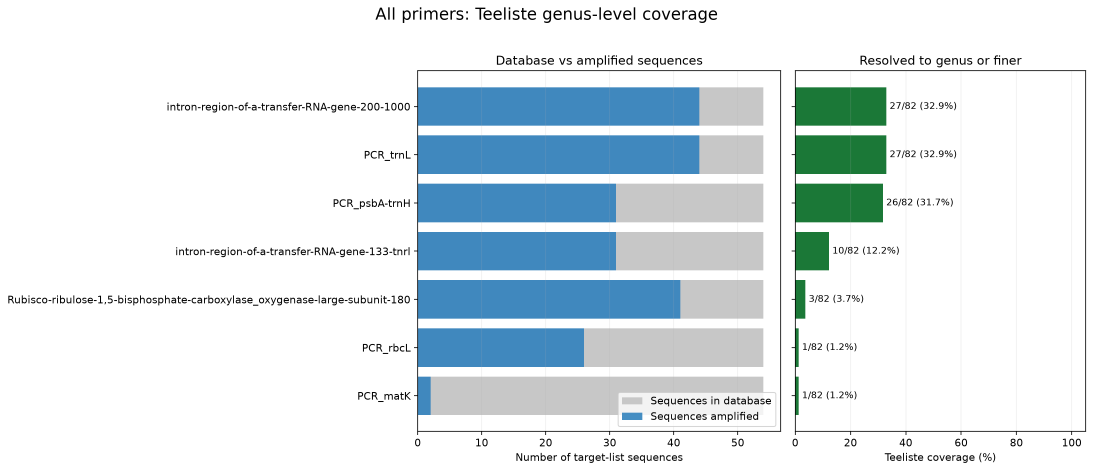
#> input picture commnet_all_primers.png, 3278 x 1412 px (shown at 1/3 size)
$ python split_database_dotplot.py --input ../commnet_all_primers.png --output-first out.png --output-second out.png
#> lines starting #> are read from the running program, lines starting #| are printed output that depends on the picture
#!/usr/bin/env python3
"""Split the combined database dot plot into two tightly cropped panels."""

import argparse
from pathlib import Path

from PIL import Image, ImageDraw, ImageFont


def font(size: int, bold: bool = False) -> ImageFont.FreeTypeFont:
    name = "DejaVuSans-Bold.ttf" if bold else "DejaVuSans.ttf"
    return ImageFont.truetype(f"/usr/share/fonts/truetype/dejavu/{name}", size)


def parse_args() -> argparse.Namespace:
    parser = argparse.ArgumentParser(description=__doc__)
    parser.add_argument("--input", type=Path, required=True)
    parser.add_argument("--output-first", type=Path, required=True)
    parser.add_argument("--output-second", type=Path, required=True)
    return parser.parse_args()


def make_panel(
    source: Image.Image,
    crop_box: tuple[int, int, int, int],
    title: str,
    subtitle: str,
) -> Image.Image:
    """Crop one panel and add a compact standalone header."""
    cropped = source.crop(crop_box)
    header_height = 115
    output = Image.new("RGB", (cropped.width, cropped.height + header_height), "white")
    output.paste(cropped, (0, header_height))
    draw = ImageDraw.Draw(output)
    # Remove the cropped fragment of the original shared panel heading; the new
    # standalone subtitle already identifies the rank range.
    draw.rectangle((0, header_height, 210, header_height + 95), fill="white")
    draw.text((25, 18), title, font=font(34, bold=True), fill="#20242A")
    draw.text((25, 65), subtitle, font=font(21), fill="#59636E")
    return output


def main() -> None:
    args = parse_args()
    source = Image.open(args.input).convert("RGB")

    # Crop away the shared title, legend, central gap, and outer margins.
    first = make_panel(
        source,
        (180, 175, 2260, 2815),
        "Reference-database sequence counts",
        "Tea-list ranks 1–42 · logarithmic sequence-count axis",
    )
#> in make_panel, `cropped = source.crop(crop_box)`:
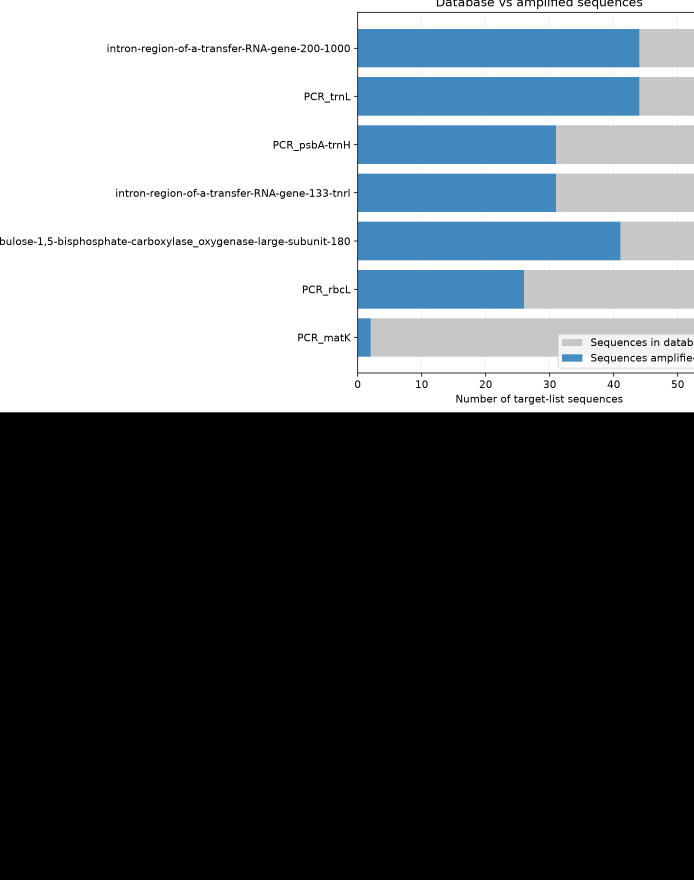
#> cropped: PIL image 2080x2640 RGB (shown at 1/3 size); mean R, G, B 97.4, 103.8, 108.6
#> in make_panel, `output = Image.new("RGB", (cropped.width, cropped.height + header_heig..`: output: PIL image 2080x2755 RGB; every value is 255
#> in make_panel, `output.paste(cropped, (0, header_height))`:
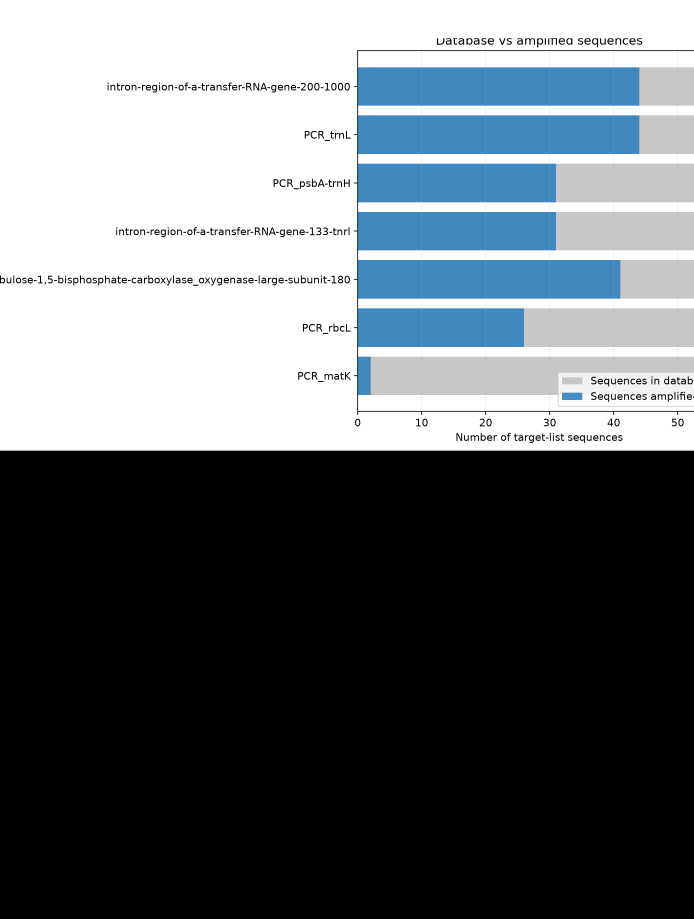
#> output: PIL image 2080x2755 RGB (shown at 1/3 size); mean R, G, B 104, 110.1, 114.7
    second = make_panel(
        source,
        (2460, 175, 4585, 2815),
        "Reference-database sequence counts",
        "Tea-list ranks 43–83 · logarithmic sequence-count axis",
    )
#> call 2 of make_panel, with crop_box = (2460, 175, 4585, 2815), title = 'Reference-database sequence counts'
#> in make_panel (call 2), `cropped = source.crop(crop_box)`:
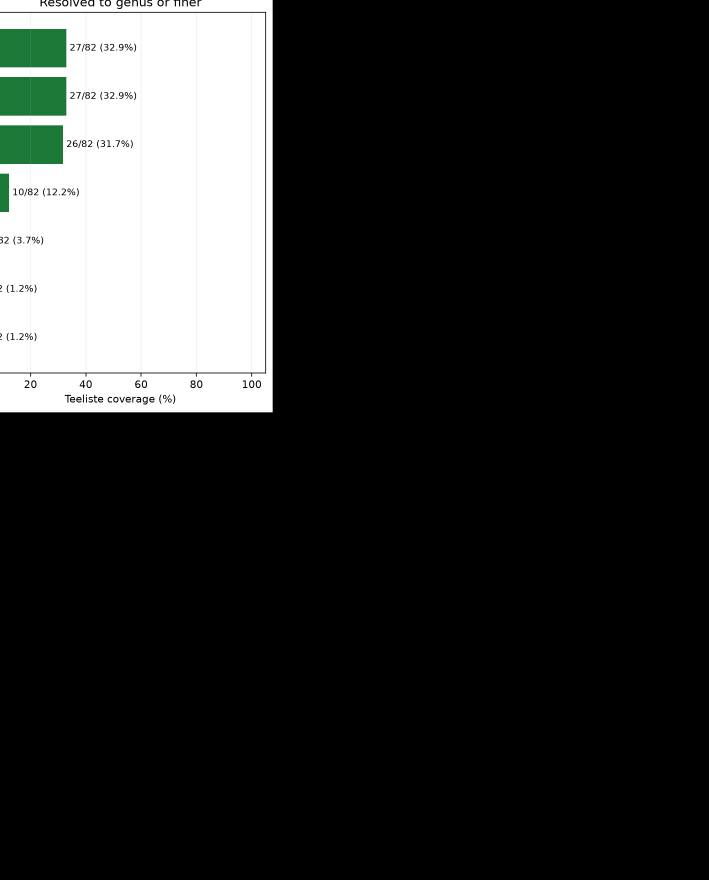
#> cropped: PIL image 2125x2640 RGB (shown at 1/3 size); mean R, G, B 42.2, 43.4, 42.5
#> in make_panel (call 2), `output = Image.new("RGB", (cropped.width, cropped.height + header_heig..`: output: PIL image 2125x2755 RGB; every value is 255
#> in make_panel (call 2), `output.paste(cropped, (0, header_height))`:
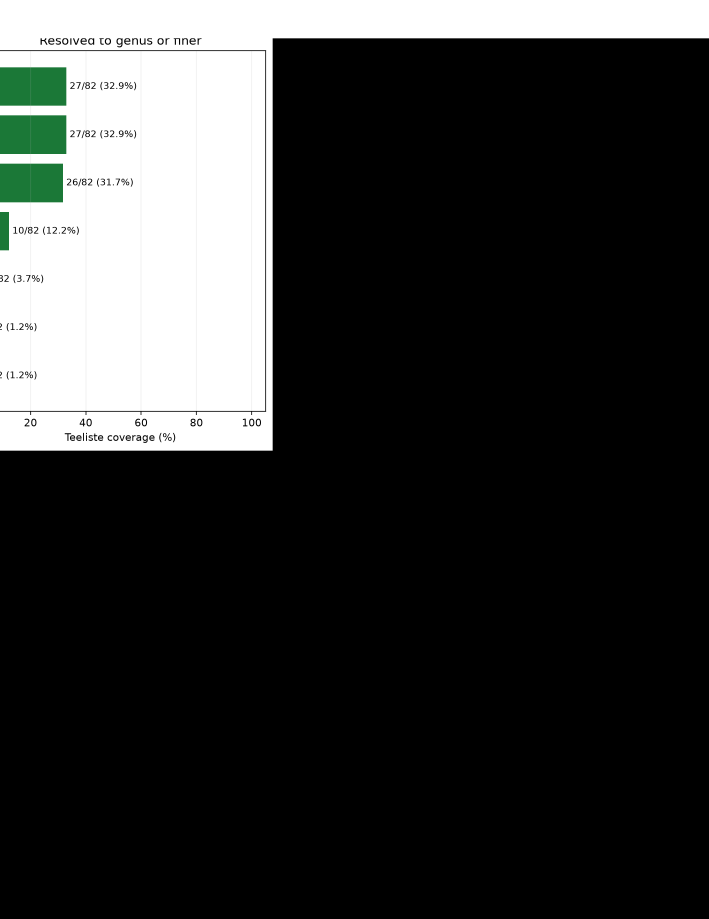
#> output: PIL image 2125x2755 RGB (shown at 1/3 size); mean R, G, B 51.1, 52.2, 51.4

    args.output_first.parent.mkdir(parents=True, exist_ok=True)
    args.output_second.parent.mkdir(parents=True, exist_ok=True)
    first.save(args.output_first, format="PNG", optimize=True, dpi=(300, 300))
    second.save(args.output_second, format="PNG", optimize=True, dpi=(300, 300))


if __name__ == "__main__":
    main()
